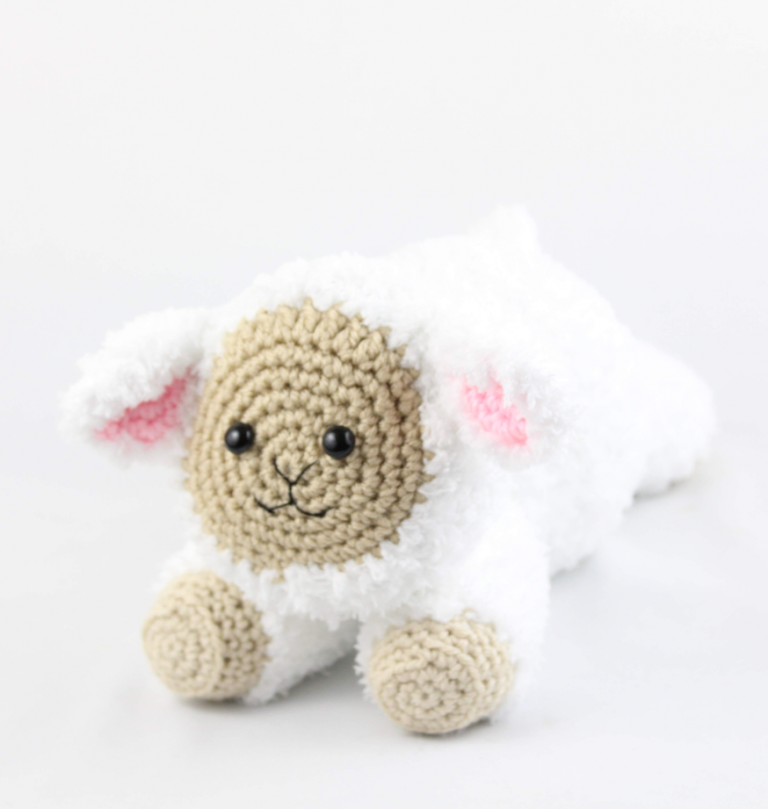
//> input picture lamb.png, 768 x 809 px
$ ./hello   (built with g++ and OpenCV 4)
//> lines starting //> are read from the running program, lines starting //| are printed output that depends on the picture
#include <iostream>
#include <string>
#include <opencv2/opencv.hpp>

using namespace cv;
using namespace std;

/* TODO
 * Echantilloner Environ 15 couleurs pour entrainer modele
 * Tester une prédiction avec input RGB
 */

int main(int argc, char** argv)
{
	// Parameters for kmeans
	const int MAX_ITERATIONS = 10;
	const auto K = 5;

	auto image = cv::imread("lamb.png", IMREAD_COLOR);
//> image is the input picture: 809 rows x 768 cols, CV_8UC3; mean B, G, R 229.6, 231.8, 234.4
	if(!image.data){
		cout << "Could not open image" << endl;
	}

	// Make dummy bin mask
	cv::Mat dest;
	cv::Mat imageBW;
	cv::cvtColor(image, imageBW, COLOR_BGR2GRAY);
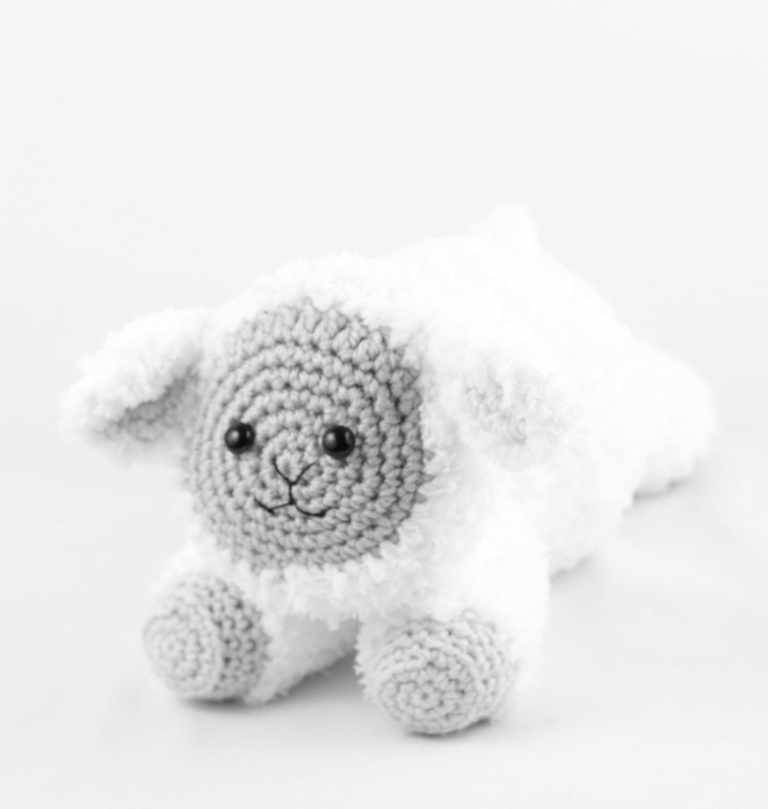
//> imageBW: 809 rows x 768 cols, CV_8UC1; min 10, max 255, mean 232.3
	cv::threshold(image, dest,  220, 255, THRESH_BINARY);
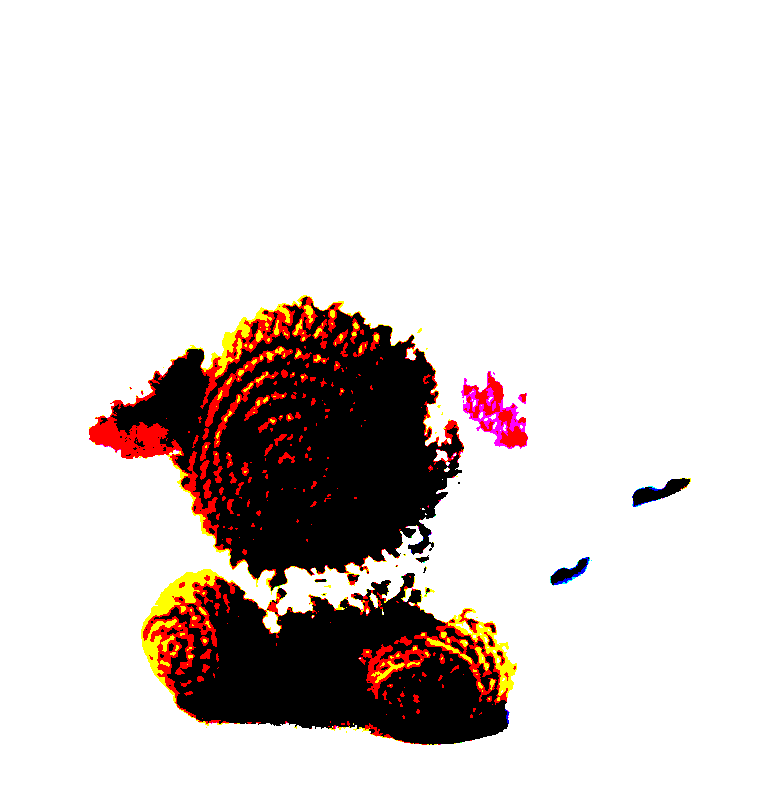
//> dest: 809 rows x 768 cols, CV_8UC3; mean B, G, R 208.2, 210.8, 219
	//cv::imshow("result", dest);

	cout << image.depth() << endl;
//| 0
	cout << dest.depth() << endl;
//| 0

	int channels = image.channels();
//> channels = 3
	int nRows = image.rows;
//> nRows = 809
	int nCols = image.cols;// * channels;
//> nCols = 768
	if (image.isContinuous()){
		nCols *= nRows;
//> nCols = 621312
		nRows = 1;
	}

	// Access mask pixels. Assumes three uchar channels.
	int i,j;
	cv::Vec3b* p;
	cv::Vec3b* b;
	cv::Vec3b white{255,255,255};
	for (i = 0; i < nRows; ++i)
	{
		p = image.ptr<cv::Vec3b>(i);
		b = dest.ptr<cv::Vec3b>(i);
		for (j = 0; j < nCols; ++j)
		{
			if (b[j] == white)
			{
				p[j][0] = 134;
				p[j][1] = 14;
				p[j][2] = 84;
			}
		}
	}
	cv::imshow("result", image);
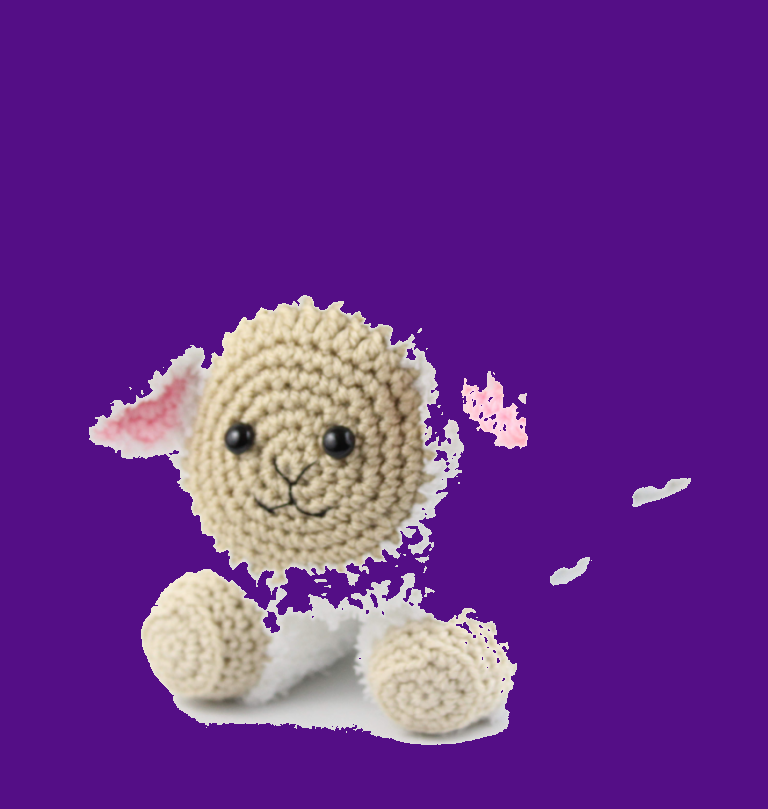
//> window 'result': 809 rows x 768 cols, CV_8UC3; mean B, G, R 139.8, 45.6, 105.1

	// We need to flatten the image to 1D for kmeans
	const auto singleLineSize = image.rows * image.cols;
//> singleLineSize = 621312
	cv::Mat data = image.reshape(1, singleLineSize);
	data.convertTo(data, CV_32F);
	vector<int> labels; // label for each pixel
	cv::Mat1f colors; // output cluster centers

	cv::kmeans(data, K, labels, cv::TermCriteria(cv::TermCriteria::EPS+cv::TermCriteria::COUNT, 10, 1.),MAX_ITERATIONS,cv::KMEANS_PP_CENTERS,colors);
//> labels = 621312 items; colors = [[135, 14, 84], [200.4, 212.7, 223.2], [122.3, 147.7, 165.5], [66.2, 87.26, 99.39], [162, 184.6, 200.2]]

	/* Find the largest cluster*/
	int max = 0, indx= 0, id = 0;
	vector<int> clusters(K,0);

	for (size_t i = 0; i < labels.size(); i++)
	{
		id = labels[i];
		clusters[id]++;

		if (clusters[id] > max)
		{
			max = clusters[id];
			indx = id;
		}
	}
//> after the loop, clusters = [505761, 49006, 22575, 6543, 37427]; max = 505761; indx = 0

	cout << "Biggest cluster: " << colors.row(indx) << endl;
//| Biggest cluster: [135.00978, 14, 84]

	// Go back to 2D
	for (auto i = 0 ; i < singleLineSize ; i++ ){
		data.at<float>(i, 0) = colors(labels[i], 0);
		data.at<float>(i, 1) = colors(labels[i], 1);
		data.at<float>(i, 2) = colors(labels[i], 2);
	}

	// Print centers
	cout << colors << endl;
//| [135.00978, 14, 84;
//|  200.40469, 212.7076, 223.16705;
//|  122.34685, 147.72093, 165.47925;
//|  66.204033, 87.25737, 99.388046;
//|  161.98439, 184.59674, 200.16263]

	cv::Mat outputImage = data.reshape(3, image.rows);
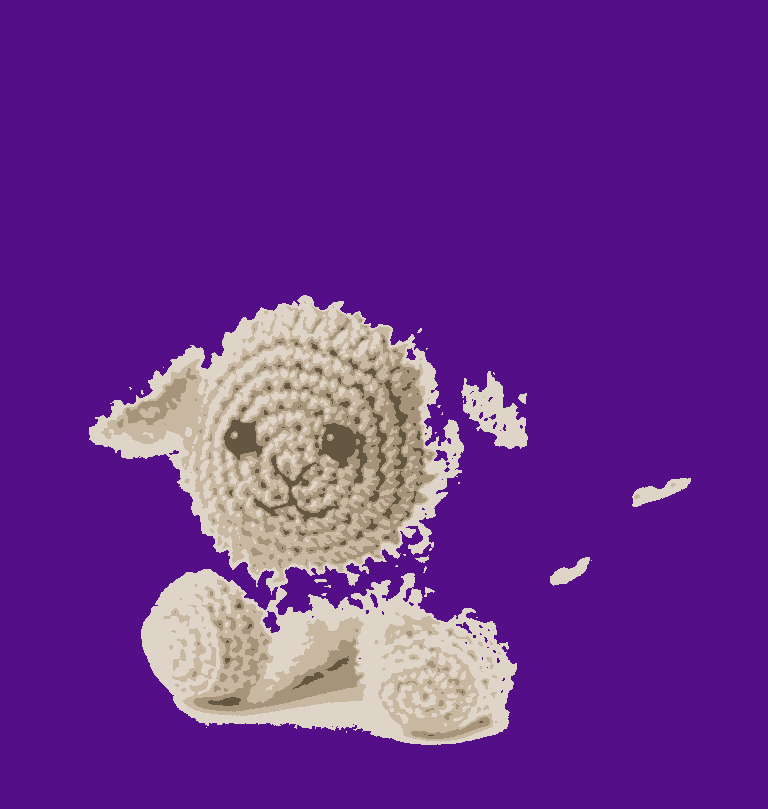
//> outputImage: 809 rows x 768 cols, CV_32FC3; mean B, G, R 141.1, 45.6, 105.1
	outputImage.convertTo(outputImage, CV_8U);
//> outputImage: 809 rows x 768 cols, CV_8UC3
	cv::imshow("result", outputImage);

	waitKey();

}
